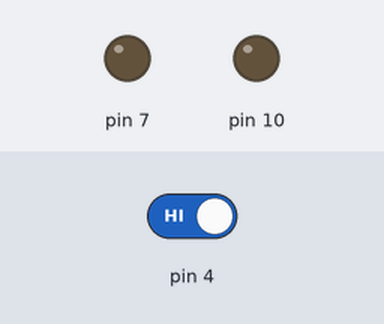
Recording of a sketch running on a simulated Arduino Uno, built with avr-gcc and run on an emulated ATmega328P. Shown: output pins drawn as LEDs (lit = HIGH). Dashed ring = blinking. Inputs (shaded band) come from the test bench; at power-on: pin 4 HIGH.

Above: at 1.2 s.
1.3 s: pin 4 driven LOW
At 1.51 s:
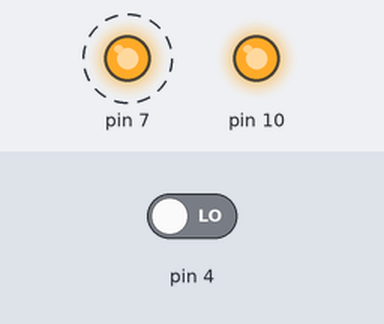
4.3 s: pin 4 driven HIGH
At 5.7 s:
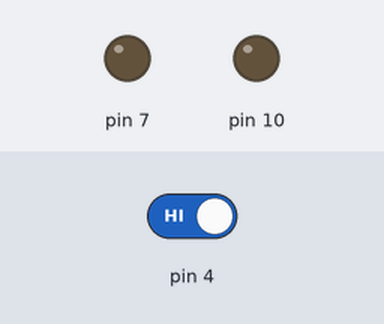
Timing chart, 0 to 7.3 s (numbered marks = the images above; inputs shaded):
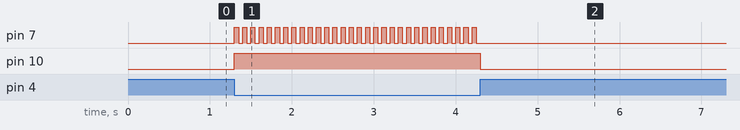

The sketch:

Flame_Sensor.ino
```cpp
void setup() {
  // put your setup code here, to run once:
  pinMode(7,OUTPUT);
  pinMode(10,OUTPUT);
  pinMode(4,INPUT);


}

void loop() {
  if(digitalRead(4)==LOW)
  {
    digitalWrite(10,HIGH);
    digitalWrite(7,HIGH);
    delay(50);
    digitalWrite(7,LOW);
    delay(50);

  }
  else
  {
    digitalWrite(10,LOW);
    digitalWrite(7,LOW);
  }
  // put your main code here, to run repeatedly:

}
```

Measured:
- after the input at 1.3 s, pin 7: alternates HIGH for 0.05 s and LOW for 0.05 s, starting at once; pin 10: LOW → HIGH at once
- after the input at 4.3 s, pin 7: stops changing and stays LOW; pin 10: HIGH → LOW at once
